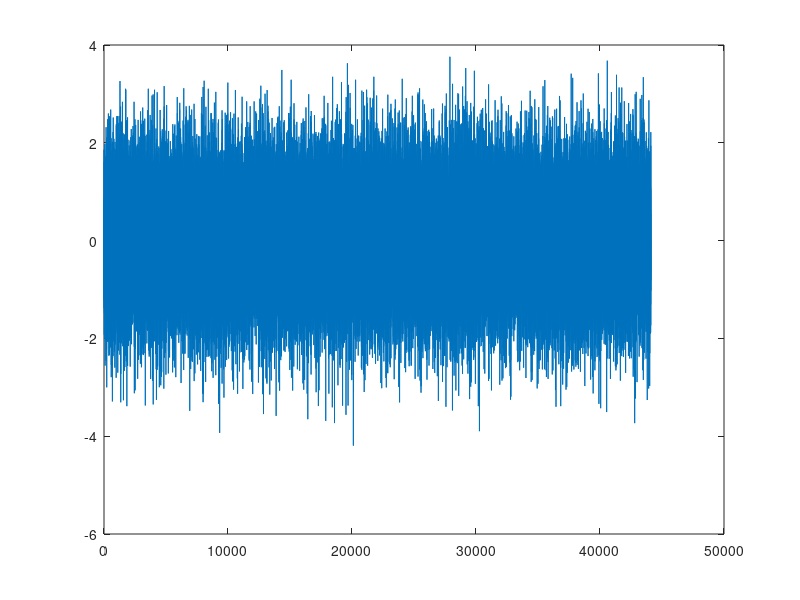

The MATLAB source for this figure: (Note: this script raises an error after producing the figure.)
% basic process; generate white noise, filter it, epoch it to make smaller
% impulses, generate a sequence of impulses.

% generate white noise of 1s duration:
fs = 44100;
r = randn(1,fs);
plot(r); 
%soundsc(r,fs)% sounds suitably horrible.

% now define filter properties; let's generate 1 octave wide bands
% first one is 2-4 k second one will be  8-16k note these values are
% selected so that ITD cues are negligable (since we aren't feeding them
% into the model anyway)
fL = 2000;fH = 4000;
hf = design(fdesign.bandpass('N,F3dB1,F3dB2',10,fL,fH,fs));
y1 = filter(hf,r);

% play it as a sanity check:
%soundsc(y1,fs)% 


fL = 8000;fH = 16000;
hf = design(fdesign.bandpass('N,F3dB1,F3dB2',10,fL,fH,fs));
y2 = filter(hf,r);
% play it as a sanity check:
%soundsc(y2,fs)% 


% an FFT of these sounds should yield something with a clear peak in the
% frequency domain!

%now let's make some impulses... since our bin width is 20 ms there isn't
%much point in doing anything shorter than that...

impDurL = round(fs*0.04);% 50 ms 
impDurH = round(fs*0.03);% 40 ms 

chunkL = y1(10001:10001+impDurL);% pick a random chunk from the middle (filtering may do weird things to the ends)
chunkH = y2(10001:10001+impDurH);

% normalise to RMS
chunkL = chunkL.*(sqrt(mean((chunkL).^2)));
chunkH = chunkH.*(sqrt(mean((chunkH).^2)));

subplot(3,2,1);
plot(chunkL)
subplot(3,2,2);
plot(chunkH)

impL = envelopeEnds(chunkL,0.007,fs); % give slightly differnet onset ramps as this will facilitate grouping
impH = envelopeEnds(chunkH,0.005,fs);

subplot(3,2,3)
plot(impL)
subplot(3,2,4)
plot(impH);

% now generate the impulse train; make 1s chunks that can be repeated
rate1 = 3; %2Hz presentation
rate2 = 5;

seq1 = zeros(1,fs);
seq2 = zeros(1,fs);

% let's put the 2Hz in at 0.25 and 0.75 s
for ss = 0.001:1/rate1:1
startSamp = round(ss*fs);
seq1(startSamp:startSamp+impDurL) = impL;
end
subplot(3,2,5) 
plot(seq1);

% let's put the 2Hz in at 0.25 and 0.75 s
for ss = 0.001:1/rate2:1
startSamp = round(ss*fs);
seq2(startSamp:startSamp+impDurH) = impH;
end
subplot(3,2,6) 
plot(seq2);

audiowrite('low.wav',seq1,fs)

% high file is clipping so reduce amplitude; 
seq2 = seq2./max(abs(seq2));
audiowrite('high.wav',seq2,fs)


function output_signal = envelopeEnds(signal,ramp,fs)
% This function tries to remove the transients in the signal by enveloping
% a ramp (in seconds) 
% envelope(signal,fs,ramp)

samples = ceil(ramp*fs); % added ceil to make this an integer
x = -pi:pi/samples:0;
y = 0:pi/samples:pi;
output_signal = signal;


% prepare the envelope functions
envelope_function(1:samples) = cos(x(1:samples))/2+0.5;

% fade in
for i = 1 : samples
    output_signal(i) = signal(i) * envelope_function(i);
end

% fade out
for i = 0 : (samples-1)
    current_position = length(signal) - i;
    output_signal(current_position) = signal(current_position) * envelope_function(i+1);
end
end



